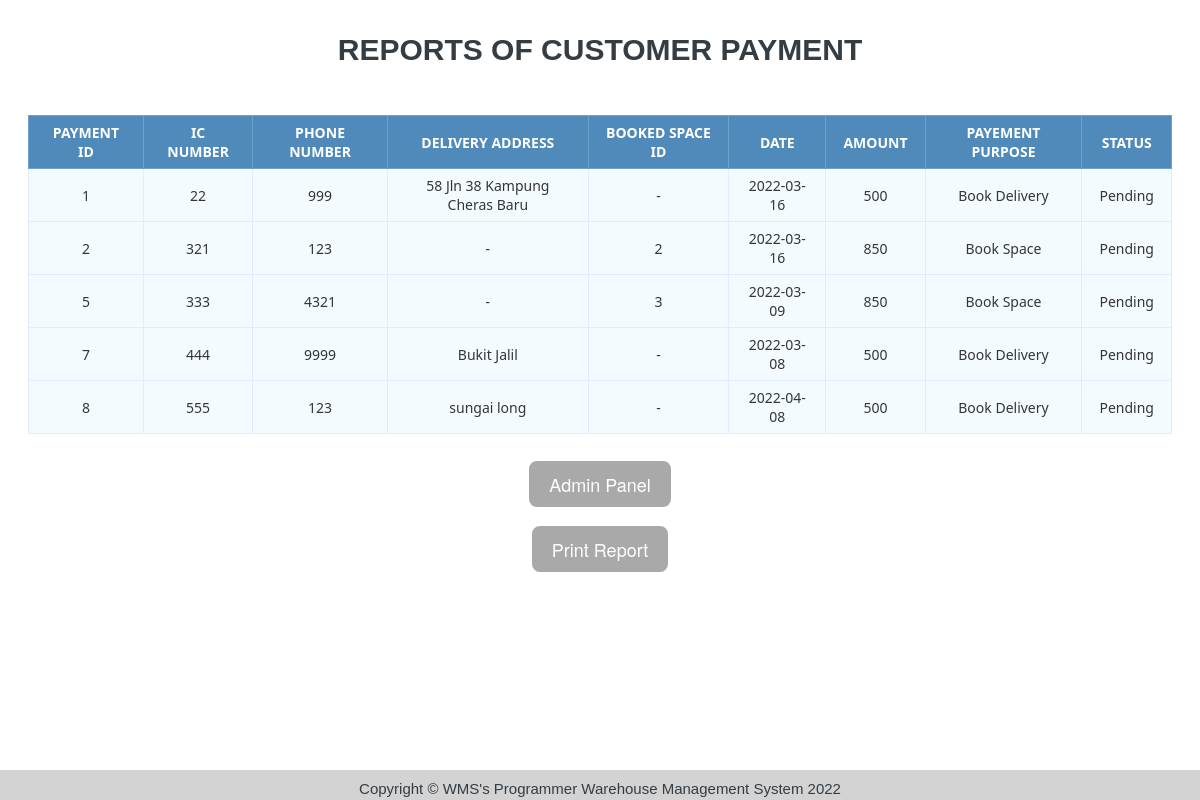
Page /report.php (signed in) on the committed database.
### tables this page shows
CREATE TABLE `payment_info` (
  `payment_id` int(11) NOT NULL,
  `IC_Number` varchar(255) NOT NULL,
  `Phone_Number` varchar(255) NOT NULL,
  `Delivery_address` varchar(255) NOT NULL,
  `booked_space_id` varchar(11) NOT NULL,
  `date` date NOT NULL,
  `amount` mediumtext NOT NULL,
  `payment_purpose` text NOT NULL,
  `status` text DEFAULT NULL
);

### report.php (the view, shortened to what this page needs)
<?php
include("connect.php");
$sql = 'SELECT *
       FROM payment_info';
$query = mysqli_query($conn, $sql);
?>
<html>
<head>
</head>
<body>
  <h1>Reports of Customer Payment </h1>
  <br>
  <br>
  <table class="data-table">
    <thead>
      <tr>
        <th>Payment ID</th>
        <th>IC Number</th>
        <th>Phone Number</th>
        <th>Delivery Address</th>
        <th>Booked Space ID</th>
        <th>Date</th>
        <th>Amount</th>
        <th>Payement Purpose</th>
        <th>Status</th>
      </tr>
    </thead>
    <tbody>
    <?php
    while($row = mysqli_fetch_array($query))
    {
      echo '<tr>
          <td>'.$row['payment_id'].'</td>
          <td>'.$row['IC_Number'].'</td>
          <td>'.$row['Phone_Number'].'</td>
          <td>'.$row['Delivery_address'].'</td>
          <td>'.$row['booked_space_id'].'</td>
          <td>'.$row['date'].'</td>
          <td>'.$row['amount'].'</td>
          <td>'.$row['payment_purpose'].'</td>
          <td>'.$row['status'].'</td>
          </tr>';
    }
    ?>
    </tbody>
  </table>
   <a href="panel.php" class="button" onclick="history.back(1);">Admin Panel</a>
   <button onclick="myFunction()"class="button1">Print Report</button>
<div id="footer">
 Copyright © WMS's Programmer Warehouse Management System 2022
</div>
</body>
</html>

### report.php (style rules this page uses)
body { font-size: 15px; color: #343d44; font-family: "segoe-ui", "open-sans", tahoma, arial; background-size:cover; background-position:center; display:flex; flex-direction:column; justify-content:center; align-items:center; text-align:center; padding:0 20px; background-image: url(images/image1.jpg); }
table { margin: auto; font-family: "Lucida Sans Unicode", "Lucida Grande", "Segoe Ui"; font-size: 12px; }
h1 { margin: 25px auto 0; text-align: center; text-transform: uppercase; font-size: 30px; }
table td { transition: all .5s; }
.data-table { border-collapse: collapse; font-size: 14px; min-width: 537px; }
.data-table th, .data-table td { border: 1px solid #e1edff; padding: 7px 17px; text-align: center; }
.data-table thead th { background-color: #508abb; color: #FFFFFF; border-color: #6ea1cc !important; text-transform: uppercase; }
.data-table tbody td { color: #353535; background-color: #f4fbff; }
.data-table tbody td:first-child, .data-table tbody td:nth-child(4), .data-table tbody td:last-child { text-align:center ; }
.data-table tbody tr:nth-child(odd) td { background-color: #f4fbff; }
.button { font-size:18px; text-decoration:none; color:#FFF; border:#FFF 2px solid; padding:10px 20px; border-radius:10px; margin-top:25px; margin-bottom:15px; bottom: auto; background-color: darkgrey; font-family: "Helvetica Neue", Helvetica, Arial, sans-serif; display:inline-block; }
.button1 { font-size:18px; text-decoration:none; color:#FFF; border:#FFF 2px solid; padding:10px 20px; border-radius:10px; margin-top:0px; margin-bottom:15px; bottom: auto; background-color: darkgrey; font-family: "Helvetica Neue", Helvetica, Arial, sans-serif; display:inline-block; }
#footer { position: fixed; padding: 10px 10px 0px 10px; bottom: 0; width: 100%; height: 20px; background: lightgrey; }

### rows in the picture
payment_info: payment_id "1", IC_Number "22", Phone_Number "999", Delivery_address "58 Jln 38 Kampung Cheras Baru", booked_space "-", date "2022-03-16", amount "500", payment_purpose "Book Delivery", status "Pending"
payment_info: payment_id "2", IC_Number "321", Phone_Number "123", Delivery_address "-", booked_space "2", date "2022-03-16", amount "850", payment_purpose "Book Space", status "Pending"
payment_info: payment_id "5", IC_Number "333", Phone_Number "4321", Delivery_address "-", booked_space "3", date "2022-03-09", amount "850", payment_purpose "Book Space", status "Pending"
payment_info: payment_id "7", IC_Number "444", Phone_Number "9999", Delivery_address "Bukit Jalil", booked_space "-", date "2022-03-08", amount "500", payment_purpose "Book Delivery", status "Pending"
payment_info: payment_id "8", IC_Number "555", Phone_Number "123", Delivery_address "sungai long", booked_space "-", date "2022-04-08", amount "500", payment_purpose "Book Delivery", status "Pending"
